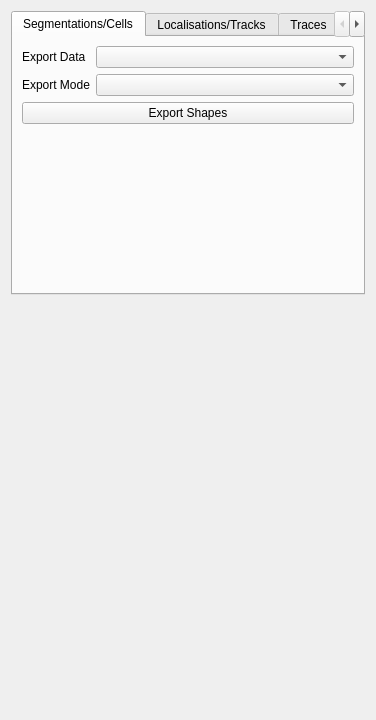
<?xml version="1.0" encoding="UTF-8"?>
<ui version="4.0">
 <class>Export</class>
 <widget class="QWidget" name="Export">
  <layout class="QVBoxLayout" name="verticalLayout_11">
   <item>
    <widget class="QTabWidget" name="tabWidget_2">
     <property name="currentIndex">
      <number>0</number>
     </property>
     <widget class="QWidget" name="tab_5">
      <attribute name="title">
       <string>Segmentations/Cells</string>
      </attribute>
      <layout class="QVBoxLayout" name="verticalLayout_6">
       <item>
        <layout class="QFormLayout" name="formLayout_33">
         <item row="0" column="0">
          <widget class="QLabel" name="label_31">
           <property name="text">
            <string>Export Data</string>
           </property>
          </widget>
         </item>
         <item row="0" column="1">
          <widget class="QComboBox" name="shapes_export_data" />
         </item>
         <item row="1" column="0">
          <widget class="QLabel" name="label_135">
           <property name="text">
            <string>Export Mode</string>
           </property>
          </widget>
         </item>
         <item row="1" column="1">
          <widget class="QComboBox" name="shapes_export_mode" />
         </item>
        </layout>
       </item>
       <item>
        <widget class="QPushButton" name="export_shapes">
         <property name="text">
          <string>Export Shapes</string>
         </property>
        </widget>
       </item>
       <item>
        <spacer name="verticalSpacer_8">
         <property name="orientation">
          <enum>Qt::Vertical</enum>
         </property>
         <property name="sizeType">
          <enum>QSizePolicy::MinimumExpanding</enum>
         </property>
         <property name="sizeHint" stdset="0">
          <size>
           <width>20</width>
           <height>40</height>
          </size>
         </property>
        </spacer>
       </item>
      </layout>
     </widget>
     <widget class="QWidget" name="tab_4">
      <attribute name="title">
       <string>Localisations/Tracks</string>
      </attribute>
      <layout class="QVBoxLayout" name="verticalLayout_5">
       <item>
        <widget class="QLabel" name="label_74">
         <property name="text">
          <string>Localisations will be exported at the import directory</string>
         </property>
        </widget>
       </item>
       <item>
        <layout class="QFormLayout" name="formLayout_19">
         <item row="1" column="0">
          <widget class="QLabel" name="label_112">
           <property name="text">
            <string>Export Mode</string>
           </property>
          </widget>
         </item>
         <item row="1" column="1">
          <widget class="QComboBox" name="locs_export_mode">
           <item>
            <property name="text">
             <string>Picasso HDF5</string>
            </property>
           </item>
           <item>
            <property name="text">
             <string>CSV</string>
            </property>
           </item>
           <item>
            <property name="text">
             <string>POS.OUT</string>
            </property>
           </item>
          </widget>
         </item>
         <item row="2" column="0">
          <widget class="QLabel" name="label_72">
           <property name="text">
            <string>Dataset</string>
           </property>
          </widget>
         </item>
         <item row="2" column="1">
          <widget class="QComboBox" name="locs_export_dataset" />
         </item>
         <item row="0" column="0">
          <widget class="QLabel" name="label_13">
           <property name="text">
            <string>Export Data</string>
           </property>
          </widget>
         </item>
         <item row="0" column="1">
          <widget class="QComboBox" name="locs_export_data">
           <item>
            <property name="text">
             <string>Localisations</string>
            </property>
           </item>
           <item>
            <property name="text">
             <string>Tracks</string>
            </property>
           </item>
          </widget>
         </item>
         <item row="3" column="0">
          <widget class="QLabel" name="label_73">
           <property name="text">
            <string>Channel</string>
           </property>
          </widget>
         </item>
         <item row="3" column="1">
          <widget class="QComboBox" name="locs_export_channel" />
         </item>
        </layout>
       </item>
       <item>
        <widget class="QCheckBox" name="locs_export_concat">
         <property name="text">
          <string>Concatenate Tracks/Localisations</string>
         </property>
        </widget>
       </item>
       <item>
        <widget class="QPushButton" name="export_localisations">
         <property name="text">
          <string>Export Localisations</string>
         </property>
        </widget>
       </item>
       <item>
        <widget class="QProgressBar" name="export_progressbar">
         <property name="maximumSize">
          <size>
           <width>16777215</width>
           <height>10</height>
          </size>
         </property>
         <property name="value">
          <number>0</number>
         </property>
        </widget>
       </item>
       <item>
        <spacer name="verticalSpacer_34">
         <property name="orientation">
          <enum>Qt::Vertical</enum>
         </property>
         <property name="sizeHint" stdset="0">
          <size>
           <width>20</width>
           <height>40</height>
          </size>
         </property>
        </spacer>
       </item>
      </layout>
     </widget>
     <widget class="QWidget" name="tab_15">
      <attribute name="title">
       <string>Traces</string>
      </attribute>
      <layout class="QVBoxLayout" name="verticalLayout_16">
       <item>
        <widget class="QLabel" name="label_54">
         <property name="text">
          <string>Export time traces for downstream analysis</string>
         </property>
        </widget>
       </item>
       <item>
        <layout class="QFormLayout" name="formLayout_34">
         <item row="0" column="0">
          <widget class="QLabel" name="label_113">
           <property name="text">
            <string>Export Mode</string>
           </property>
          </widget>
         </item>
         <item row="0" column="1">
          <widget class="QComboBox" name="traces_export_mode">
           <item>
            <property name="text">
             <string>TraceAnalyser (.json)</string>
            </property>
           </item>
          </widget>
         </item>
         <item row="1" column="0">
          <widget class="QLabel" name="label_75">
           <property name="text">
            <string>Dataset</string>
           </property>
          </widget>
         </item>
         <item row="1" column="1">
          <widget class="QComboBox" name="traces_export_dataset" />
         </item>
         <item row="2" column="0">
          <widget class="QLabel" name="label_77">
           <property name="text">
            <string>Channel</string>
           </property>
          </widget>
         </item>
         <item row="2" column="1">
          <widget class="QComboBox" name="traces_export_channel" />
         </item>
         <item row="3" column="0">
          <widget class="QLabel" name="label_53">
           <property name="text">
            <string>Intensity Metric</string>
           </property>
          </widget>
         </item>
         <item row="3" column="1">
          <widget class="QComboBox" name="traces_export_metric" />
         </item>
        </layout>
       </item>
       <item>
        <widget class="QCheckBox" name="traces_export_subtract_background">
         <property name="text">
          <string>Subtract Background</string>
         </property>
        </widget>
       </item>
       <item>
        <widget class="QPushButton" name="export_traces">
         <property name="text">
          <string>Export Traces</string>
         </property>
        </widget>
       </item>
       <item>
        <spacer name="verticalSpacer_15">
         <property name="orientation">
          <enum>Qt::Vertical</enum>
         </property>
         <property name="sizeHint" stdset="0">
          <size>
           <width>20</width>
           <height>40</height>
          </size>
         </property>
        </spacer>
       </item>
      </layout>
     </widget>
     <widget class="QWidget" name="tab_34">
      <attribute name="title">
       <string>BactFit</string>
      </attribute>
      <layout class="QVBoxLayout" name="verticalLayout_36">
       <item>
        <layout class="QFormLayout" name="formLayout_37">
         <item row="0" column="0">
          <widget class="QLabel" name="label_17">
           <property name="text">
            <string>Export Data</string>
           </property>
          </widget>
         </item>
         <item row="0" column="1">
          <widget class="QComboBox" name="bactfit_export_data">
           <item>
            <property name="text">
             <string>Localisations</string>
            </property>
           </item>
           <item>
            <property name="text">
             <string>Tracks</string>
            </property>
           </item>
          </widget>
         </item>
         <item row="1" column="0">
          <widget class="QLabel" name="label_156">
           <property name="text">
            <string>Dataset</string>
           </property>
          </widget>
         </item>
         <item row="1" column="1">
          <widget class="QComboBox" name="bactfit_export_dataset" />
         </item>
         <item row="2" column="0">
          <widget class="QLabel" name="label_157">
           <property name="text">
            <string>Channel</string>
           </property>
          </widget>
         </item>
         <item row="2" column="1">
          <widget class="QComboBox" name="bactfit_export_channel" />
         </item>
        </layout>
       </item>
       <item>
        <widget class="QPushButton" name="export_bactfit">
         <property name="text">
          <string>Export BactFit</string>
         </property>
        </widget>
       </item>
       <item>
        <spacer name="verticalSpacer_35">
         <property name="orientation">
          <enum>Qt::Vertical</enum>
         </property>
         <property name="sizeHint" stdset="0">
          <size>
           <width>20</width>
           <height>40</height>
          </size>
         </property>
        </spacer>
       </item>
      </layout>
     </widget>
     <widget class="QWidget" name="tab_30">
      <attribute name="title">
       <string>Project</string>
      </attribute>
      <layout class="QVBoxLayout" name="verticalLayout_32">
       <item>
        <widget class="QLabel" name="label_59">
         <property name="text">
          <string>Export all active data into a single moltrack binary project file that can be reloaded later. If the images are not included in the moltrack project file, they will be loaded from the image paths.</string>
         </property>
         <property name="wordWrap">
          <bool>true</bool>
         </property>
        </widget>
       </item>
       <item>
        <spacer name="verticalSpacer_16">
         <property name="orientation">
          <enum>Qt::Vertical</enum>
         </property>
         <property name="sizeType">
          <enum>QSizePolicy::Minimum</enum>
         </property>
         <property name="sizeHint" stdset="0">
          <size>
           <width>20</width>
           <height>10</height>
          </size>
         </property>
        </spacer>
       </item>
       <item>
        <widget class="QCheckBox" name="export_project_images">
         <property name="text">
          <string>Include Images (large files)</string>
         </property>
        </widget>
       </item>
       <item>
        <widget class="QPushButton" name="export_project">
         <property name="text">
          <string>Export Moltrack Project</string>
         </property>
        </widget>
       </item>
       <item>
        <spacer name="verticalSpacer_2">
         <property name="orientation">
          <enum>Qt::Vertical</enum>
         </property>
         <property name="sizeHint" stdset="0">
          <size>
           <width>20</width>
           <height>40</height>
          </size>
         </property>
        </spacer>
       </item>
      </layout>
     </widget>
    </widget>
   </item>
   <item>
    <spacer name="verticalSpacer_6">
     <property name="orientation">
      <enum>Qt::Vertical</enum>
     </property>
     <property name="sizeHint" stdset="0">
      <size>
       <width>354</width>
       <height>414</height>
      </size>
     </property>
    </spacer>
   </item>
  </layout>
 </widget>
 <resources />
 <connections />
</ui>
